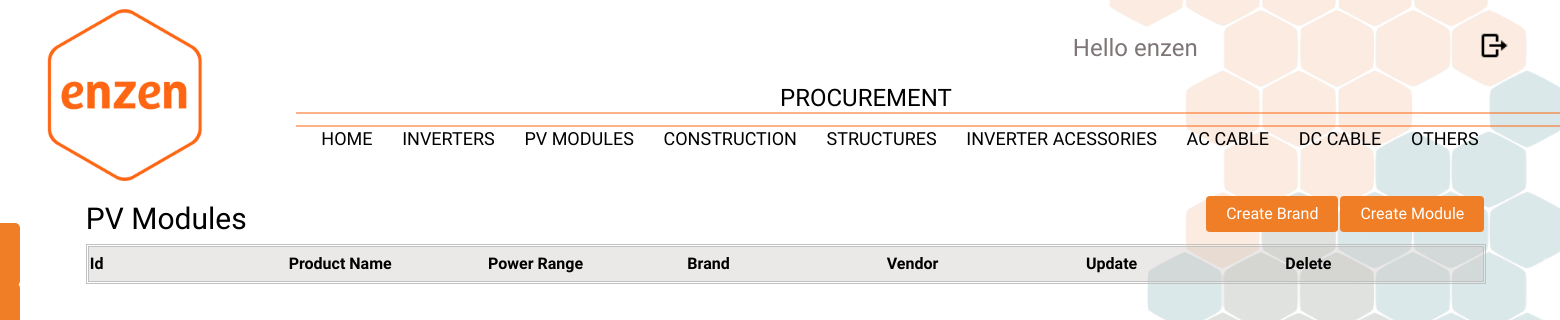
/pv_modules/ (signed in), run on an earlier commit of the app's database.
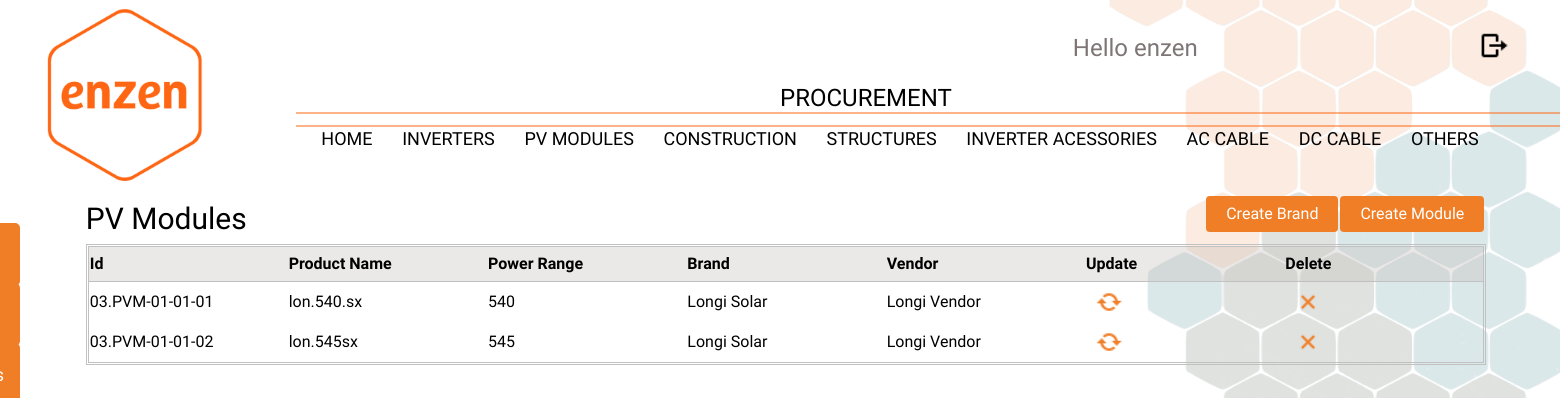
And on a later commit of the database.
### procurement/models.py (models this page shows, shortened)
class pv_modules(models.Model):
    modules_id = models.CharField(max_length=50,default='03.PVM-01')
    brand = models.ForeignKey(pv_module_brand, on_delete=models.SET_NULL, related_name='marcas_modules',blank=True,null=True)
    product_name = models.CharField(max_length=50)
    power_range = models.ForeignKey(pv_modules_power,on_delete=models.SET_NULL, related_name='power_modules',blank=True,null=True)
    price_EXW = models.FloatField(max_length=30)
    price_CIF = models.FloatField(max_length=30)
    price_DDP = models.FloatField(max_length=30)
    price_FOB = models.FloatField(max_length=30)
    payment_conditions = models.TextField()

class pv_modules_power(models.Model):
    power_id = models.CharField(max_length=50)
    power = models.IntegerField()
    def __str__(self):
        return str(self.power)

class pv_module_brand(models.Model):
    brand_id = models.CharField(max_length=10)
    name = models.CharField(max_length=50)
    link = models.CharField(max_length=150)
    vendor_name = models.CharField(max_length=100)
    vendor_contact = models.CharField(max_length=100)
    vendor_email = models.CharField(max_length=100)
    def __str__(self):
        return self.name

### procurement/views.py (the view)
# urls.py: path('pv_modules/',views.pv_module, name='pv_modules'),
@login_required(login_url='/login')
def pv_module(request):
    parts = pv_modules.objects.all()
    return render(request,'Procurement/procurement_part/pv_modules.html',{'pv_module':parts})

### templates/Procurement/procurement_part/pv_modules.html (shortened to what this page needs)
{% extends "Procurement/base.html" %}
{% block content %}
    <div class="top_creation">
        <h1 class="tittle_component">PV Modules</h1>
        <a href="/pv_modules/create_pv_modules" class="bottons2">Create Module</a>
        <a href="{% url 'O_and_M:pv_modules_brand' %}" class="bottons2">Create Brand</a>
    </div>
    <br></br>
<div class="table123">
<table id="myTable2">
    <tr>
        <th onclick="sortTable(0)">Id</th>
        <th onclick="sortTable(1)">Product Name</th>
        <th onclick="sortTable2(2)">Power Range</th>
        <th onclick="sortTable(3)">Brand</th>
        <th onclick="sortTable(4)">Vendor</th>
        <th>Update</th>
        <th>Delete</th>
    </tr>
    {% for i in pv_module %}
    <tr>
        <td><a href="{% url 'O_and_M:modules_detail' i.id %}">{{ i.modules_id }}</a></td>
        <td>{{ i.product_name }}</td>
        <td>{{ i.power_range }}</td>
        <td>{{ i.brand }}</td>
        <td>{{ i.brand.vendor_name }}</td>
        <td><a href="#" class="part_creation2"><img class="reboot_icon"/></a></td>
        <td><a href="{% url 'O_and_M:delete_module' i.id %}" class="part_creation2"><img class="delete_icon"/></a></td>
    </tr>
    {% endfor %}
</table>
</div>
{% endblock %}

### templates/Procurement/base.html (shortened to what this page needs)
{% load static %}
{% load static %}
<!DOCTYPE html>
<html>
<head>
    <link href="{% static 'procurement.css' %}" rel="stylesheet">
    <script src="https://cdn.tailwindcss.com"></script>
</head>
<body style="background-image: url('{% static "Fundo.png"%}');background-attachment: fixed;background-size: cover;background-position: center center;">
<div style="width: 100%; height: auto; overflow: hidden; background: transparent; background-attachment: fixed;background-size: cover;background-position: center center;">
    <svg width="1500" height="15" viewBox="0 0 1219 15" fill="none" xmlns="http://www.w3.org/2000/svg" style="position: absolute; left: 296px; top: 14%;" preserveAspectRatio="none">
        <path d="M1219 14H0M1219 1L0 1" stroke="#FE6613"></path></svg>
    <p style="width: 346px;  height:66px; position: absolute;font-family: Josefin Sans,serif; left: 50%; top: 10%; font-size: 24px; font-weight: 200; text-align: left; color: #000;">
        PROCUREMENT
    </p>
      <div id="box_total" >
          <img src="{% static 'LOGO.png' %}" style="width: 16%; height: auto; top: 0px;"/>
          <p style="width: 80%; margin-top:8%; font-size: 18px; font-weight: 300; text-align: left; color: #000;margin-left:3%;">
              <a href="/" style="font-family: Josefin Sans,serif">HOME</a>
                <a href="/inverters/" style="font-family: Josefin Sans,serif">INVERTERS</a>
                <a href="/pv_modules/" style="font-family: Josefin Sans,serif">PV MODULES</a>
              <a href="/construction/" style="font-family: Josefin Sans,serif">CONSTRUCTION</a>
              <a href="/structures/" style="font-family: Josefin Sans,serif">STRUCTURES</a>
              <a href="/inverter_acessories/" style="font-family: Josefin Sans,serif">INVERTER ACESSORIES</a>
              <a href="/ac_cables/" style="font-family: Josefin Sans,serif">AC CABLE</a>
              <a href="/dc_cables/" style="font-family: Josefin Sans,serif">DC CABLE</a>
              <a href="/others/" style="font-family: Josefin Sans,serif">OTHERS</a>
            </p>
        </div>
      <p style="width: 222px;    font-family: Josefin Sans, sans-serif; height: 51px; position: absolute; right: 17%; top: 30px; font-size: 24px; font-weight: 200; text-align: left; color: #7e7676;">
      Hello {{ user }}
      <div id="mySidenav" class="sidenav">
        <a href="/brands" id="about">Brands</a>
        <a href="/vendors" id="blog">Vendor</a>
        <a href="/projects" id="projects">Projects</a>
      </div>
      </p>
      <a href="{% url 'O_and_M:logout' %}" class=""><img
        style="width: 2%; height: auto; position: absolute; right: 3.2%; top: 30px; object-fit: cover;"
      /></a>
<div id="contente">
    {% block content %}
 {% endblock %}
</div>
    </div>
  </body>

### static/procurement.css (style rules this page uses)
html { -webkit-background-size: cover; -moz-background-size: cover; -o-background-size: cover; background-size: cover; font-family: Josefin Sans, sans-serif; }
#box_total { display: inline-flex; width: 100%; }
#box_total p a { margin-left: 2%; display: inline; position: relative; padding: 0.2em 0; }
#box_total p a::after { content: ''; position: absolute; bottom: 0; left: 0; width: 100%; height: 0.1em; background-color: #f07e26; opacity: 0; transition: opacity 300ms, transform 300ms; }
#box_total p a::after { opacity: 1; transform: scale(0); transform-origin: center; }
#mySidenav a { position: absolute; left: -80px; transition: 0.3s; padding: 18px; width: 100px; text-decoration: none; font-size: 18px; color: white; border-radius: 0 5px 5px 0; margin-top: 13%; font-family: Josefin Sans, sans-serif; }
#about { top: 20px; background-color: #f07e26; }
#blog { top: 80px; background-color: #f07e26; }
#projects { top: 140px; background-color: #f07e26; }
#contente { margin-left: 5.5%; }
.table123 { border: 1px solid #C1C1C1; display: inline-block; padding: 1px; width:95%; }
#myTable2, th { border-bottom: 1px solid #C1C1C1; text-align: left; font-family: Josefin Sans, sans-serif; }
th { background-color: rgb(188,182,180,0.3); }
#myTable2 { border: 1px solid #C1C1C1; font-family: Josefin Sans, sans-serif; }
#myTable2 { width : 100%; table-layout: fixed; font-family: Josefin Sans, sans-serif; }
th, td { padding-bottom: 5px; padding-top:5px; font-family: Josefin Sans, sans-serif; }
.top_creation { width: 95%; }
.tittle_component { float:left; font-size: 30px; font-family: Josefin Sans, sans-serif; }
.reboot_icon { width: 30px; transition: transform .7s ease-in-out; margin-left: 4%; }
.delete_icon { width: 30px; transition: transform .3s ease-in-out; margin-left: 4%; }
.bottons2 { background-color: #f07e26; color: white; padding: 6px 20px; border: none; border-radius: 4px; cursor: pointer; float:right; margin-right: 2px; margin-bottom: 1px; font-family: Josefin Sans, sans-serif; }

What changed in the data, as far as the page shows it:
added pv_modules: modules_id "03.PVM-01-01-01", product_name "lon.540.sx", power_range "540", brand "Longi Solar", brand.vendor_name "Longi Vendor"
added pv_modules: modules_id "03.PVM-01-01-02", product_name "lon.545sx", power_range "545", brand "Longi Solar", brand.vendor_name "Longi Vendor"
